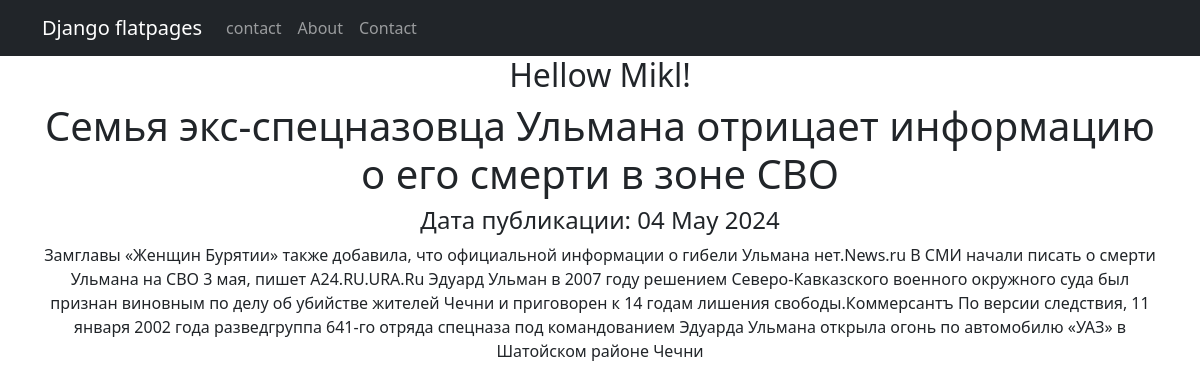
Screenshot of /news/3 with the database file from the repository.
### news/models.py (models this page shows, shortened)
class Post(models.Model):
    autor = models.ForeignKey(Author, on_delete=models.CASCADE)
    position = models.CharField(max_length=2, choices=POSITIONS, default=news)
    dataCreate = models.DateTimeField(auto_now_add=True)
    postCategory = models.ManyToManyField(Category, through="PostCategory")
    title = models.CharField(max_length=128)
    text = models.TextField()
    rating = models.SmallIntegerField(default=0)

### news/views.py (the view)
# urls.py: path('<int:pk>', PostDetal.as_view())
class PostDetal(DetailView):
    model = Post
    template_name = 'post.html'
    context_object_name = 'post'

### news/templatetags/custom_filters.py (called while the page is built)
@register.filter()
def censor(text):
    censored_words = ('хищениях', 'следователи', 'добавила', 'завершил', 'информацию')
    for i in text.split():
        if i.lower() in censored_words:
            text = text.replace(i, f"{i[0]}{'*' * (len(i) - 1)}")
    return text

### templates/post.html (shortened to what this page needs)
{% extends 'flatpages/default.html' %}
{% load custom_filters %}
{% block content%}
    <h1>{{ post.title }}</h1>
    <h4>Дата публикации: {{ post.dataCreate|date:'d M Y' }}</h4>
    {{ post.text| censor }}
{% endblock content %}

### rows the page displays
Post: title "Семья экс-спецназовца Ульмана отрицает информацию о его смерти в зоне СВО", dataCreate "04 May 2024", text|censor "Замглавы «Женщин Бурятии» также добавила, что официальной информации о гибели Ульмана нет.News.ru В СМИ начали писать о смерти Ульмана на СВО 3 мая, пишет A24.RU.URA.Ru Эдуард Ульман в 2007 году решением Северо-Кавказского военного окружного суда был признан виновным по делу об убийстве жителей Чечни и приговорен к 14 годам лишения свободы.Коммерсантъ По версии следствия, 11 января 2002 года разведгруппа 641-го отряда спецназа под командованием Эдуарда Ульмана открыла огонь по автомобилю «УАЗ» в Шатойском районе Чечни"
